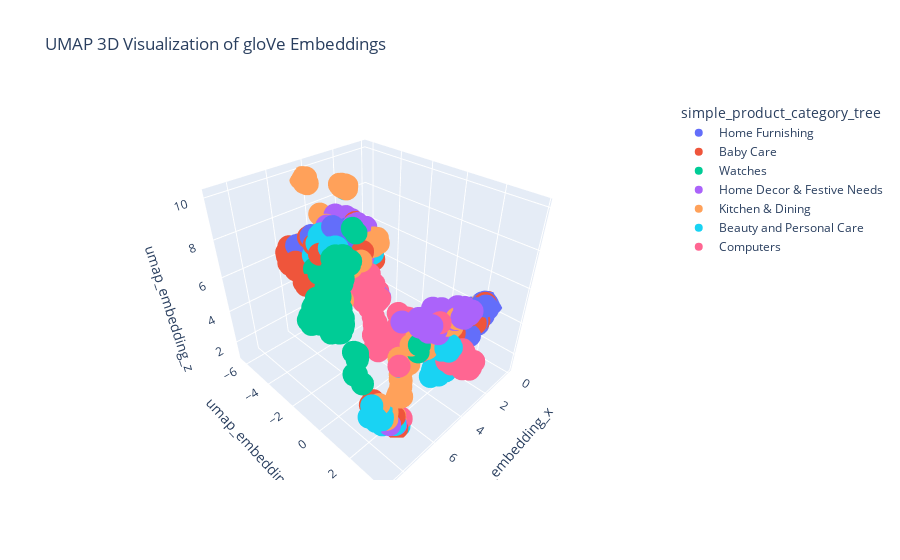

Notebook code for this chart:
### Code cell
reducer = umap.UMAP(n_neighbors=80,
                    n_components=3, # 3 dimensions au lieu de 2
                    min_dist=0.4,
                    metric='cosine',
                    random_state=graine)
embedding_3d = reducer.fit_transform(list(corpus_gloVe['gloVe_embeddings']))

corpus_gloVe['umap_embedding_x'] = embedding_3d[:, 0]
corpus_gloVe['umap_embedding_y'] = embedding_3d[:, 1]
corpus_gloVe['umap_embedding_z'] = embedding_3d[:, 2]

fig = px.scatter_3d(corpus_gloVe,
                    x='umap_embedding_x',
                    y='umap_embedding_y',
                    z='umap_embedding_z',
                    color='simple_product_category_tree',
                    hover_data=['NMF_label'],
                    title='UMAP 3D Visualization of gloVe Embeddings')
fig.show()

### Figure 1 — Plotly figure (JSON) as saved in the notebook; plotly's stock layout.template omitted (floating-point values rounded to 4 significant figures; data arrays with more than 128 entries replaced by an {"elided": "..."} marker saying what was removed)
{"data": [{"customdata": {"elided": "150x1 int values"}, "hovertemplate": "simple_product_category_tree=Home Furnishing<br>umap_embedding_x=%{x}<br>umap_embedding_y=%{y}<br>umap_embedding_z=%{z}<br>NMF_label=%{customdata[0]}<extra></extra>", "legendgroup": "Home Furnishing", "marker": {"color": "#636efa", "symbol": "circle"}, "mode": "markers", "name": "Home Furnishing", "scene": "scene", "showlegend": true, "type": "scatter3d", "x": {"elided": "150 float values"}, "y": {"elided": "150 float values"}, "z": {"elided": "150 float values"}}, {"customdata": {"elided": "150x1 int values"}, "hovertemplate": "simple_product_category_tree=Baby Care<br>umap_embedding_x=%{x}<br>umap_embedding_y=%{y}<br>umap_embedding_z=%{z}<br>NMF_label=%{customdata[0]}<extra></extra>", "legendgroup": "Baby Care", "marker": {"color": "#EF553B", "symbol": "circle"}, "mode": "markers", "name": "Baby Care", "scene": "scene", "showlegend": true, "type": "scatter3d", "x": {"elided": "150 float values"}, "y": {"elided": "150 float values"}, "z": {"elided": "150 float values"}}, {"customdata": {"elided": "150x1 int values"}, "hovertemplate": "simple_product_category_tree=Watches<br>umap_embedding_x=%{x}<br>umap_embedding_y=%{y}<br>umap_embedding_z=%{z}<br>NMF_label=%{customdata[0]}<extra></extra>", "legendgroup": "Watches", "marker": {"color": "#00cc96", "symbol": "circle"}, "mode": "markers", "name": "Watches", "scene": "scene", "showlegend": true, "type": "scatter3d", "x": {"elided": "150 float values"}, "y": {"elided": "150 float values"}, "z": {"elided": "150 float values"}}, {"customdata": {"elided": "150x1 int values"}, "hovertemplate": "simple_product_category_tree=Home Decor & Festive Needs<br>umap_embedding_x=%{x}<br>umap_embedding_y=%{y}<br>umap_embedding_z=%{z}<br>NMF_label=%{customdata[0]}<extra></extra>", "legendgroup": "Home Decor & Festive Needs", "marker": {"color": "#ab63fa", "symbol": "circle"}, "mode": "markers", "name": "Home Decor & Festive Needs", "scene": "scene", "showlegend": true, "type": "scatter3d", "x": {"elided": "150 float values"}, "y": {"elided": "150 float values"}, "z": {"elided": "150 float values"}}, {"customdata": {"elided": "150x1 int values"}, "hovertemplate": "simple_product_category_tree=Kitchen & Dining<br>umap_embedding_x=%{x}<br>umap_embedding_y=%{y}<br>umap_embedding_z=%{z}<br>NMF_label=%{customdata[0]}<extra></extra>", "legendgroup": "Kitchen & Dining", "marker": {"color": "#FFA15A", "symbol": "circle"}, "mode": "markers", "name": "Kitchen & Dining", "scene": "scene", "showlegend": true, "type": "scatter3d", "x": {"elided": "150 float values"}, "y": {"elided": "150 float values"}, "z": {"elided": "150 float values"}}, {"customdata": {"elided": "150x1 int values"}, "hovertemplate": "simple_product_category_tree=Beauty and Personal Care<br>umap_embedding_x=%{x}<br>umap_embedding_y=%{y}<br>umap_embedding_z=%{z}<br>NMF_label=%{customdata[0]}<extra></extra>", "legendgroup": "Beauty and Personal Care", "marker": {"color": "#19d3f3", "symbol": "circle"}, "mode": "markers", "name": "Beauty and Personal Care", "scene": "scene", "showlegend": true, "type": "scatter3d", "x": {"elided": "150 float values"}, "y": {"elided": "150 float values"}, "z": {"elided": "150 float values"}}, {"customdata": {"elided": "150x1 int values"}, "hovertemplate": "simple_product_category_tree=Computers<br>umap_embedding_x=%{x}<br>umap_embedding_y=%{y}<br>umap_embedding_z=%{z}<br>NMF_label=%{customdata[0]}<extra></extra>", "legendgroup": "Computers", "marker": {"color": "#FF6692", "symbol": "circle"}, "mode": "markers", "name": "Computers", "scene": "scene", "showlegend": true, "type": "scatter3d", "x": {"elided": "150 float values"}, "y": {"elided": "150 float values"}, "z": {"elided": "150 float values"}}], "layout": {"legend": {"title": {"text": "simple_product_category_tree"}, "tracegroupgap": 0}, "scene": {"domain": {"x": [0, 1], "y": [0, 1]}, "xaxis": {"title": {"text": "umap_embedding_x"}}, "yaxis": {"title": {"text": "umap_embedding_y"}}, "zaxis": {"title": {"text": "umap_embedding_z"}}}, "title": {"text": "UMAP 3D Visualization of gloVe Embeddings"}}}
